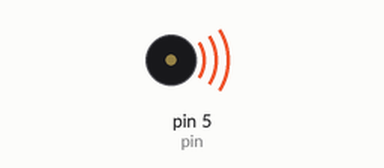
This sketch was run on a simulated Arduino Uno, built with avr-gcc and run on an emulated ATmega328P. Parts: buzzer (waves = sounding).

Above: at 0.7 s.
At 17.05 s:
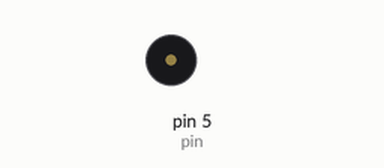
Timing chart, 0 to 17.5 s (numbered marks = the images above):
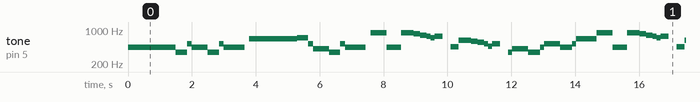

The sketch:

marcha_imperial.ino
```cpp
#define pin 5

#define c 261
#define d 294
#define e 329
#define f 349
#define g 391
#define gS 415
#define a 440
#define aS 455
#define b 466
#define cH 523
#define cSH 554
#define dH 587
#define dSH 622
#define eH 659
#define fH 698
#define fSH 740
#define gH 784
#define gSH 830
#define aH 880


void setup()
{
  pinMode(pin, OUTPUT);

}

void loop()
{


play();
delay(5000);

}
void play()
{
    tone(pin,a, 500);
    delay(500);
    tone(pin,a, 500);
    delay(500);
    tone(pin,a, 500);
    delay(500);
    tone(pin,f, 350);
    delay(350);
    tone(pin,cH, 150);
    delay(150);
    tone(pin,a, 500);
    delay(500);
    tone(pin,f, 350);
    delay(350);
    tone(pin,cH, 150);
    delay(150);
    tone(pin,a, 650);
    delay(650);

    delay(150);
    //end of first bit

    tone(pin,eH, 500);
    delay(500);
    tone(pin,eH, 500);
    delay(500);
    tone(pin,eH, 500);
    delay(500);
    tone(pin,fH, 350);
    delay(350);
    tone(pin,cH, 150);
    delay(150);
    tone(pin,gS, 500);
    delay(500);
    tone(pin,f, 350);
    delay(350);
    tone(pin,cH, 150);
    delay(150);
    tone(pin,a, 650);
    delay(650);

    delay(150);
    //end of second bit...

    tone(pin,aH, 500);
    delay(500);
    tone(pin,a, 300);
    delay(300);
    tone(pin,a, 150);
    delay(150);
    tone(pin,aH, 400);
    delay(400);
    tone(pin,gSH, 200);
    delay(200);
    tone(pin,gH, 200);
    delay(200);
    tone(pin,fSH, 125);
    delay(125);
    tone(pin,fH, 125);
    delay(125);
    tone(pin,fSH, 250);
    delay(250);

    delay(250);

    tone(pin,aS, 250);
    delay(250);
    tone(pin,dSH, 400);
    delay(400);
    tone(pin,dH, 200);
    delay(200);
    tone(pin,cSH, 200);
    delay(200);
    tone(pin,cH, 125);
    delay(125);
    tone(pin,b, 125);
    delay(125);
    tone(pin,cH, 250);
    delay(250);

    delay(250);

    tone(pin,f, 125);
    delay(125);
    tone(pin,gS, 500);
    delay(500);
    tone(pin,f, 375);
    delay(375);
    tone(pin,a, 125);
    delay(125);
    tone(pin,cH, 500);
    delay(500);
    tone(pin,a, 375);
    delay(375);
    tone(pin,cH, 125);
    delay(125);
    tone(pin,eH, 650);
    delay(650);

    //end of third bit... (Though it doesn't play well)
    //let's repeat it

    tone(pin,aH, 500);
    delay(500);
    tone(pin,a, 300);
    delay(300);
    tone(pin,a, 150);
    delay(150);
    tone(pin,aH, 400);
    delay(400);
    tone(pin,gSH, 200);
    delay(200);
    tone(pin,gH, 200);
    delay(200);
    tone(pin,fSH, 125);
    delay(125);
    tone(pin,fH, 125);
    delay(125);
    tone(pin,fSH, 250);
    delay(250);

    delay(250);

    tone(pin,aS, 250);
    delay(250);
    tone(pin,dSH, 400);
    delay(400);
    tone(pin,dH, 200);
    delay(200);
    tone(pin,cSH, 200);
    delay(200);
    tone(pin,cH, 125);
    delay(125);
    tone(pin,b, 125);
    delay(125);
    tone(pin,cH, 250);
    delay(250);

    delay(250);

    tone(pin,f, 250);
    delay(250);
    tone(pin,gS, 500);
    delay(500);
    tone(pin,f, 375);
    delay(375);
    tone(pin,cH, 125);
    delay(125);
    tone(pin,a, 500);
    delay(500);
    tone(pin,f, 375);
    delay(375);
    tone(pin,cH, 125);
    delay(125);
    tone(pin,a, 650);
    delay(650);
    //end of the song

}
```

Measured:
- by itself, tone on pin 5 (pin): plays 440 Hz for 1.5 s, 349 Hz for 0.35 s, 523 Hz for 0.15 s, 440 Hz for 0.50 s, 349 Hz for 0.35 s, 523 Hz for 0.15 s … (300 notes in this stretch)
